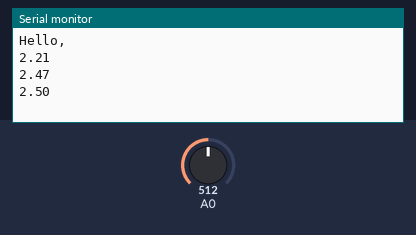
Bench run of a sketch on a simulated Arduino Uno, built with avr-gcc and run on an emulated ATmega328P. On the bench: the last lines printed to the serial monitor. The inputs (shaded band) are chosen by the test bench; at power-on: A0 = 512.

Above: at 1.2 s.
1.3 s: A0 set to 716
At 1.9 s:
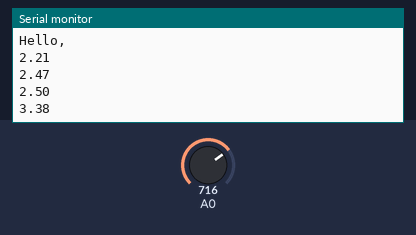
2.8 s: A0 set to 900
At 3.4 s:
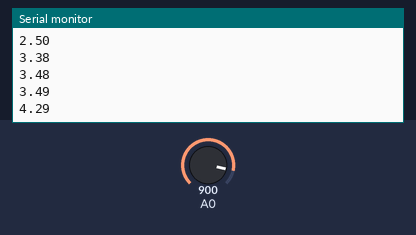
Timing chart, 0 to 5.8 s (numbered marks = the images above; inputs shaded):
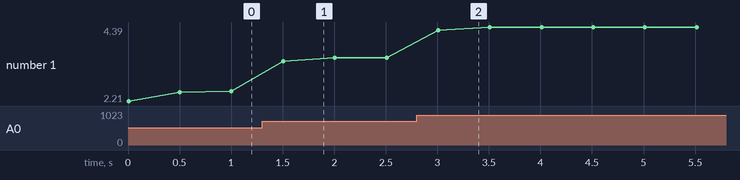

The sketch:

CHECK_POINT2.ino
```cpp
float Analogin=0,Vin;

void setup()
{
 Serial.begin(9600);
 Serial.println("Hello," );
 pinMode(A0,INPUT);
 Analogin = 0;
}
void loop()
{
  for (int i=0;i<=5;i++)
    Analogin = 0.7* Analogin + 0.3* analogRead(A0);
Vin = Analogin * 5 / 1024;
Serial.println(Vin);
delay(500);
}
```

Measured:
- after the input at 1.3 s, the serial monitor: prints a new line after 0.20 s (image 1)
- after the input at 2.8 s, the serial monitor: prints a new line after 0.21 s (image 2)
- plotted number 1: 2.5 → 3.49 after the input at 1.3 s, 3.49 → 4.39 after the input at 2.8 s
